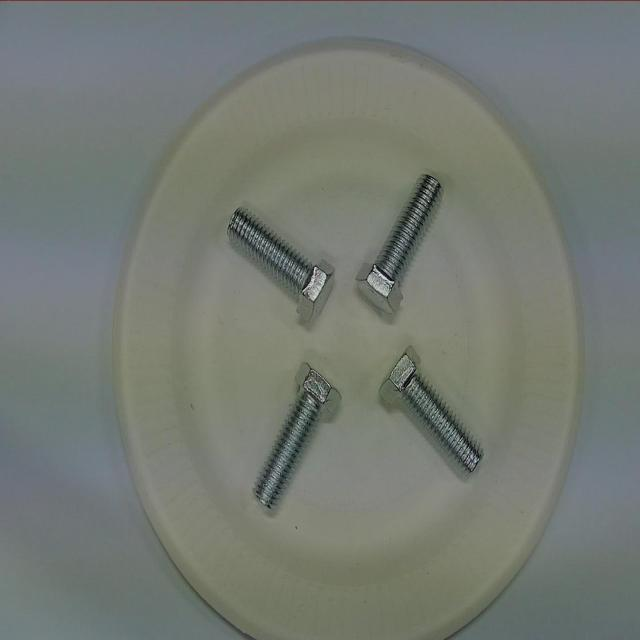
#> input picture solucao_1_visao_classica/data/raw/img3.jpg, 640 x 640 px; its folder holds only this picture in this run
$ python evaluation.py   (older library calls are emulated)
#> lines starting #> are read from the running program, lines starting #| are printed output that depends on the picture; after the words box and inside, x2 and y2 are one past the last pixel; in counts of white or black regions, pixels touching at a corner belong together
#> in evaluate_dataset, img is the input picture: shape (640, 640, 3); mean B, G, R 115.3, 122, 116.5
### solucao_1_visao_classica/screw_counter.py
"""
Pipeline classico e explicavel para contagem de parafusos com OpenCV.

O modulo implementa uma abordagem em camadas:
- analise automatica da cena;
- multiplos modos de segmentacao;
- detectores por contorno, watershed e agrupamento de fragmentos;
- ensemble leve para escolher a contagem mais coerente sem usar nome de arquivo.

Esta e uma baseline interpretavel. Em cenarios reais muito variados, a evolucao
natural e uma solucao supervisionada, como YOLO, treinada com imagens anotadas.
"""

from __future__ import annotations

import time
import os
from dataclasses import dataclass
from itertools import product
from pathlib import Path
from typing import Any, Iterable

import cv2
import numpy as np

os.environ.setdefault("LOKY_MAX_CPU_COUNT", "1")

try:
    from sklearn.cluster import DBSCAN

    HAS_SKLEARN = True
except ImportError:
    HAS_SKLEARN = False


DEFAULT_CONFIG: dict[str, Any] = {
    "mode": "auto",
    "ensemble": True,
    "ref_area": 4021.0,
    "use_ref_auto": True,
    "min_area": 300,
    "max_area_ratio": 0.12,
    "close_kernel": 9,
    "open_kernel": 3,
    "blur": True,
    "adaptive_threshold": True,
    "watershed": True,
    "min_distance": None,
    "show_rejected": False,
}

SEGMENTATION_MODES = [
    "modo_objetos",
    "modo_claro",
    "modo_cinza",
    "modo_bandeja",
    "modo_texturizado",
    "modo_denso",
    "modo_multiescala",
]


@dataclass
class Component:
    """Componente conectado extraido de uma mascara binaria."""

    label: int
    area: float
    bbox: tuple[int, int, int, int]
    cx: float
    cy: float
    aspect_ratio: float
    solidity: float
    extent: float
    mask: np.ndarray
    source: str = "component"
    n_frags: int = 1
    gradient_variance: float = 0.0


def _merge_config(config: dict[str, Any] | None, **kwargs: Any) -> dict[str, Any]:
    cfg = DEFAULT_CONFIG.copy()
    if config:
        cfg.update(config)
    cfg.update({k: v for k, v in kwargs.items() if v is not None})
    return cfg


def _odd(value: int) -> int:
    value = max(1, int(value))
    return value if value % 2 else value + 1


def _kernel(size: int) -> np.ndarray:
    return cv2.getStructuringElement(cv2.MORPH_ELLIPSE, (_odd(size), _odd(size)))


def _enhance_gray(img_bgr: np.ndarray, clip: float = 2.0) -> np.ndarray:
    gray = cv2.cvtColor(img_bgr, cv2.COLOR_BGR2GRAY)
    clahe = cv2.createCLAHE(clipLimit=clip, tileGridSize=(8, 8))
    return clahe.apply(gray)


def _normalize_u8(img: np.ndarray) -> np.ndarray:
    if img.size == 0:
        return np.zeros_like(img, dtype=np.uint8)
    mn, mx = float(np.min(img)), float(np.max(img))
    if mx <= mn:
        return np.zeros_like(img, dtype=np.uint8)
    return ((img - mn) / (mx - mn) * 255).astype(np.uint8)


def _remove_border(mask: np.ndarray, border: int = 3) -> np.ndarray:
    clean = mask.copy()
    clean[:border, :] = 0
    clean[-border:, :] = 0
    clean[:, :border] = 0
    clean[:, -border:] = 0
    return clean


def _component_counts(mask: np.ndarray, min_area: int, image_area: int) -> dict[str, int | float]:
    n, _, stats, _ = cv2.connectedComponentsWithStats((mask > 0).astype(np.uint8), 8)
    areas = [int(stats[i, cv2.CC_STAT_AREA]) for i in range(1, n)]
    n_tiny = sum(a < min_area for a in areas)
    n_big = sum(min_area <= a <= image_area * 0.12 for a in areas)
    n_large = sum(a > image_area * 0.12 for a in areas)
    total = max(len(areas), 1)
    return {
        "n_components": int(len(areas)),
        "n_tiny_components": int(n_tiny),
        "n_big_components": int(n_big),
        "n_large_components": int(n_large),
        "noise_ratio": float(n_tiny / total),
    }


def classify_scene(img_bgr: np.ndarray) -> dict[str, Any]:
    """
    Calcula indicadores da cena e sugere um modo de segmentacao.

    A funcao usa apenas caracteristicas visuais da imagem: brilho, contraste,
    textura, componentes preliminares, densidade e variacao de escala.
    """
    h, w = img_bgr.shape[:2]
    image_area = h * w
    gray = cv2.cvtColor(img_bgr, cv2.COLOR_BGR2GRAY)
    enhanced = _enhance_gray(img_bgr)
#> in _enhance_gray, `return clahe.apply(gray)`:
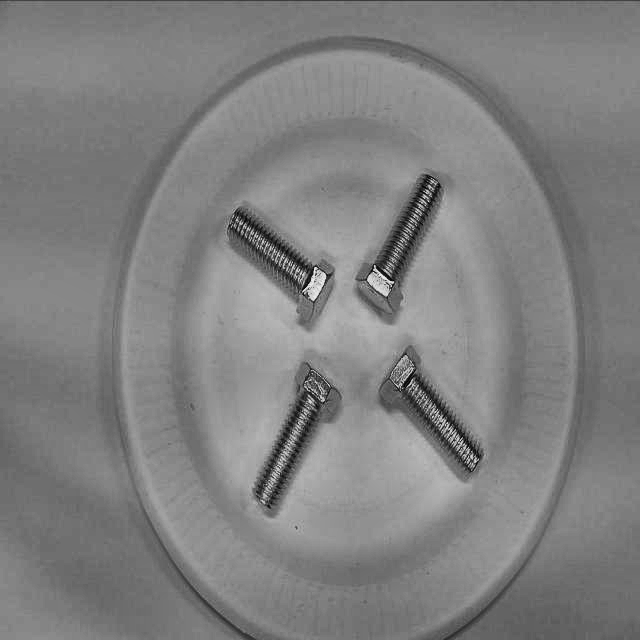
#> returned value: shape (640, 640); min 1, max 242, mean 127.9
    mean_brightness = float(np.mean(gray))
#> mean_brightness = 119.6
    contrast = float(np.std(gray))
#> contrast = 11.94
    light_bg_ratio = float(np.mean(gray > 185))
#> light_bg_ratio = 0.000405

    lap = cv2.Laplacian(gray, cv2.CV_32F)
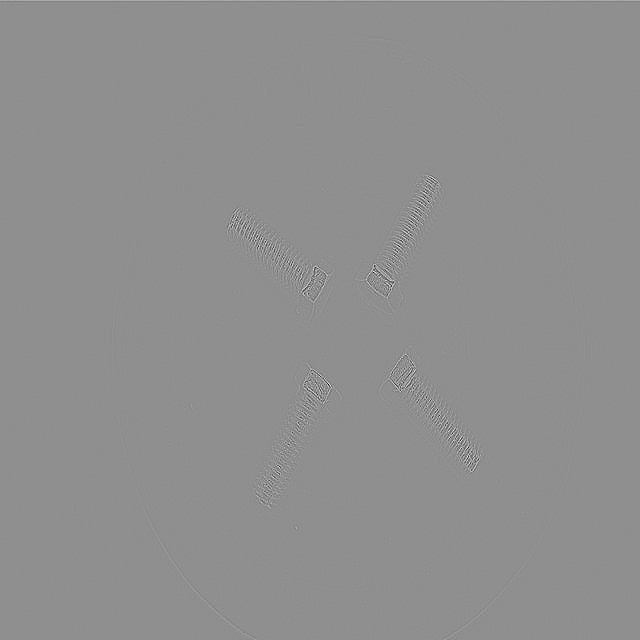
#> lap: shape (640, 640) float32; min -498, max 389, mean 0.1; drawn with min black and max white
    noise_estimate = float(np.std(lap))
#> noise_estimate = 16.49
    texture_ratio = float(np.mean(np.abs(lap) > max(12.0, noise_estimate * 0.45)))
#> texture_ratio = 0.0411

    grad = cv2.morphologyEx(enhanced, cv2.MORPH_GRADIENT, _kernel(3))
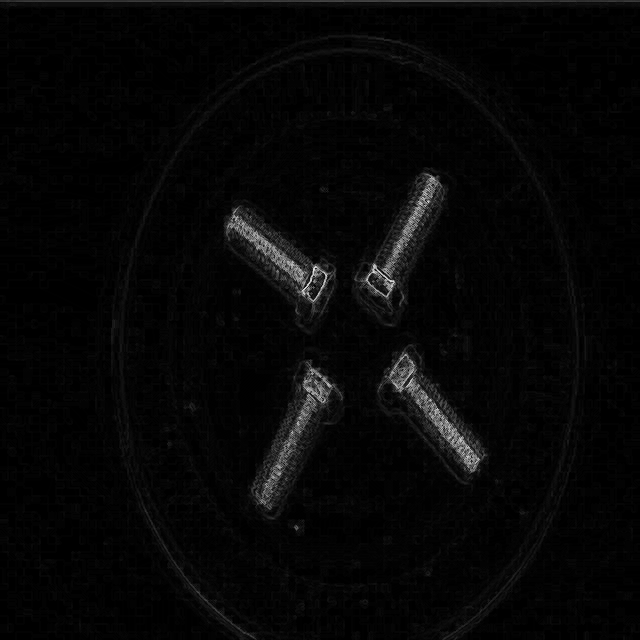
#> grad: shape (640, 640); min 0, max 225, mean 6.4
    _, prelim = cv2.threshold(grad, 0, 255, cv2.THRESH_BINARY + cv2.THRESH_OTSU)
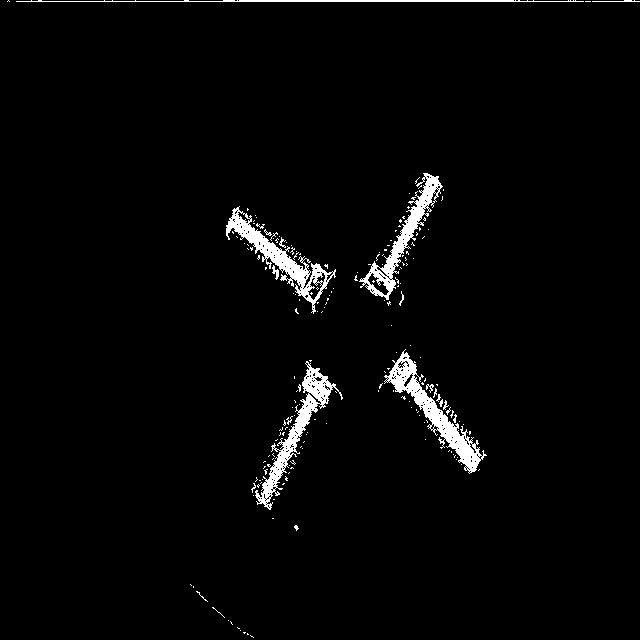
#> prelim: shape (640, 640); 2.6% white; 190 white regions (176 under 20 px), largest, box (x1, y1, x2, y2) and area: (384, 349, 487, 474) 2435, (226, 206, 336, 314) 2191, (255, 361, 343, 510) 2176
    prelim = cv2.morphologyEx(prelim, cv2.MORPH_CLOSE, _kernel(7))
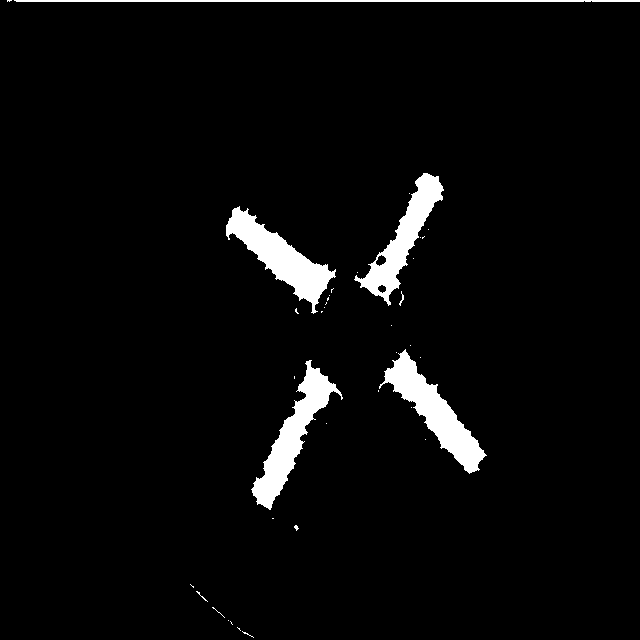
#> prelim: shape (640, 640); 3.9% white; 38 white regions (31 under 20 px), largest, box (x1, y1, x2, y2) and area: (379, 349, 487, 474) 3828, (226, 206, 336, 314) 3765, (251, 360, 343, 510) 3698
    prelim = _remove_border(prelim)
#> (the rest of the program and of its run is left out)
